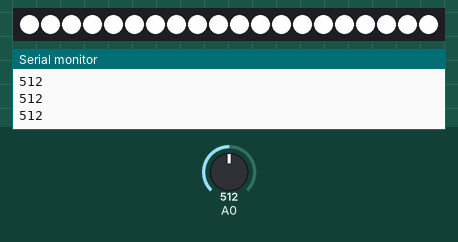
A sketch run on a simulated Arduino Uno, built with avr-gcc and run on an emulated ATmega328P. Shown: 20 RGB LEDs in strip order, left to right, the last lines printed to the serial monitor. The inputs (shaded band) are chosen by the test bench; at power-on: A0 = 512.

Above: at 1.2 s.
1.3 s: A0 set to 122
At 2.0 s:
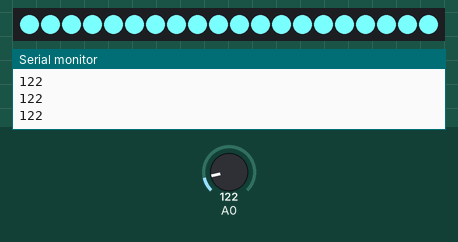
2.8 s: A0 set to 0
At 4.0 s:
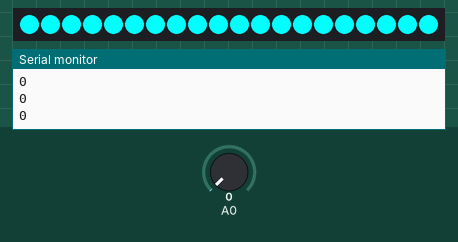
4.3 s: A0 set to 265
At 4.6 s:
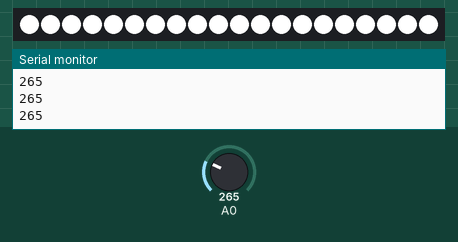
Timing chart, 0 to 7.3 s (numbered marks = the images above; inputs shaded):
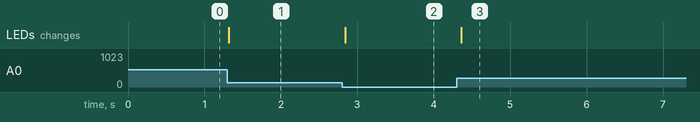

Measured:
- after the input at 1.3 s, the LEDs: change at once (image 1)
- after the input at 2.8 s, the LEDs: change at once (image 2)
- after the input at 4.3 s, the LEDs: change after 0.06 s (image 3)

The sketch:

sound.ino
```cpp
#include <Adafruit_NeoPixel.h>

#define PIN 6       //信号端子のピン番号
#define LED_NUM 20  //LEDの数

Adafruit_NeoPixel ledtape = Adafruit_NeoPixel(LED_NUM, PIN, NEO_GRB + NEO_KHZ800);  //3つめのパラメータは使うLEDテープの制御ICがWS2812ならNEO_KHZ800 / WS2811ならNEO_KHZ400

void setup()
{
  Serial.begin(9600); // open serial port, set the baud rate to 9600 bps
  ledtape.begin();
  ledtape.show();   //一旦全てOFFの状態で反映
}
void loop()
{
  int val;
  uint16_t i, j;

  val=analogRead(0);   //connect mic sensor to Analog 0
  Serial.println(val,DEC);//print the sound value to serial

  if(val >= 255){
    val = 255;
  }

  for(i=0; i < ledtape.numPixels(); i++) {
    ledtape.setPixelColor(i, val, 255, 255);
  }

/*
  if(val > 255){
    ledtape.setBrightness(255);
  }
  else if(val <= 50){
    ledtape.setBrightness(50);
  }
  else{
    ledtape.setBrightness(val);
  }
  */

  ledtape.show();
  delay(100);
}
```
